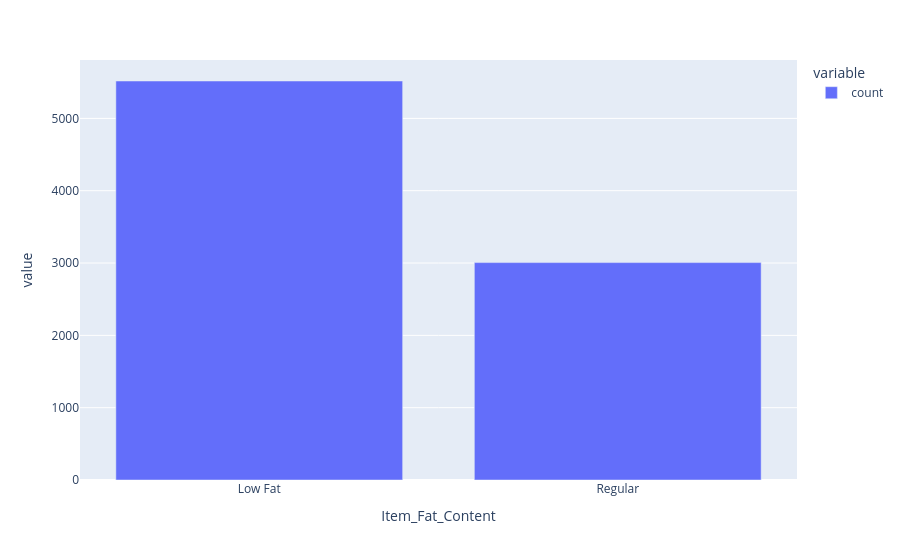
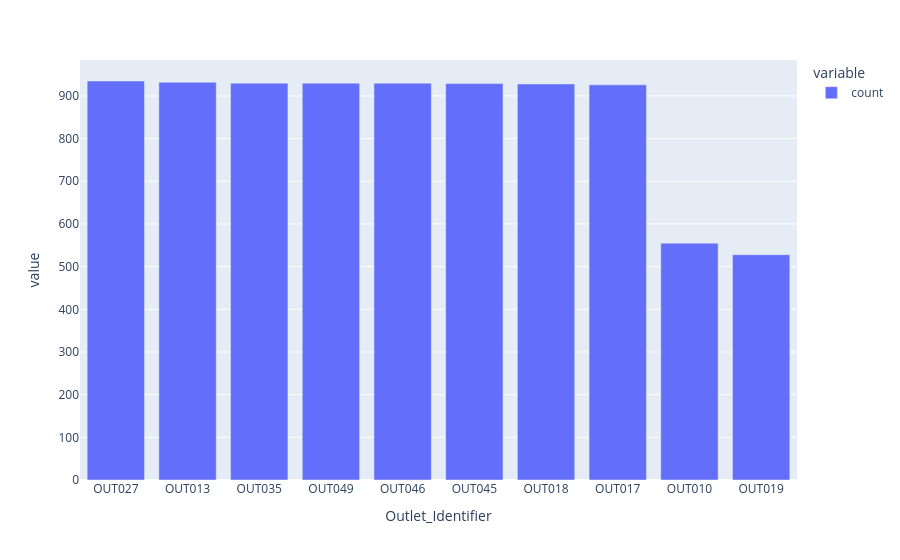
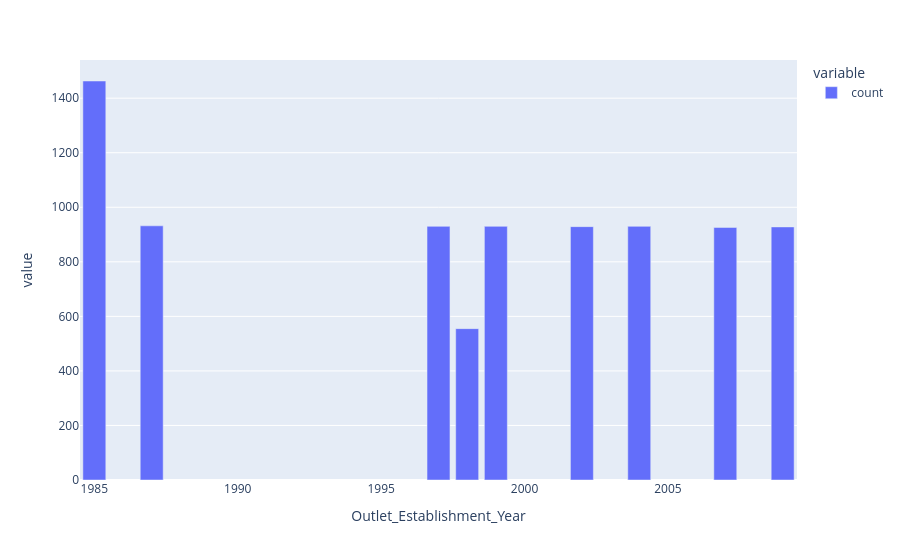
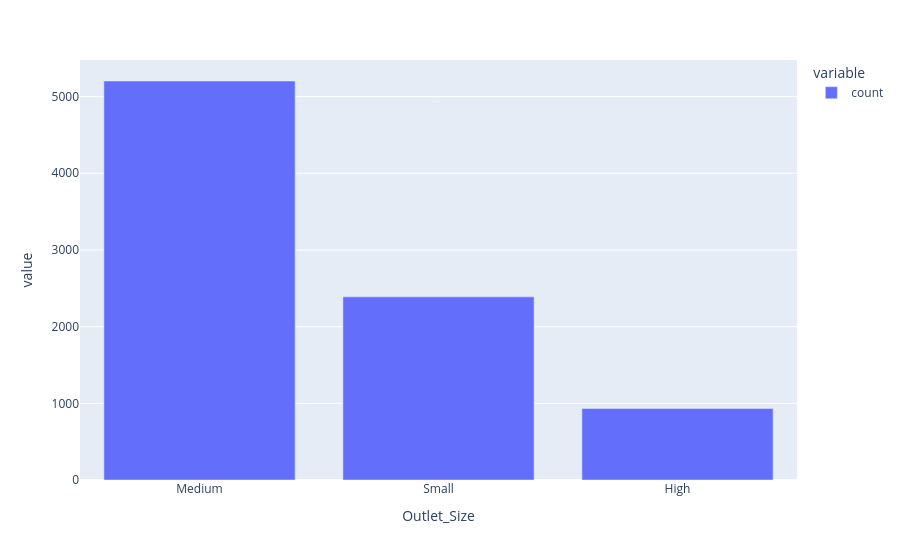

The notebook cell these images were saved under, in order:
### Code cell
for i in cat : 
    e = express.bar(df[i].value_counts()  )   
    e.show()

### Figure 1 — Plotly figure (JSON) as saved in the notebook; plotly's stock layout.template omitted (floating-point values rounded to 4 significant figures)
{"data": [{"hovertemplate": "variable=count<br>Item_Fat_Content=%{x}<br>value=%{y}<extra></extra>", "legendgroup": "count", "marker": {"color": "#636efa", "pattern": {"shape": ""}}, "name": "count", "orientation": "v", "showlegend": true, "textposition": "auto", "type": "bar", "x": ["Low Fat", "Regular"], "xaxis": "x", "y": [5517, 3006], "yaxis": "y"}], "layout": {"autosize": true, "barmode": "relative", "legend": {"title": {"text": "variable"}, "tracegroupgap": 0}, "margin": {"t": 60}, "xaxis": {"anchor": "y", "autorange": true, "domain": [0, 1], "range": [-0.5, 1.5], "title": {"text": "Item_Fat_Content"}, "type": "category"}, "yaxis": {"anchor": "x", "autorange": true, "domain": [0, 1], "range": [0, 5807.0], "title": {"text": "value"}, "type": "linear"}}}

### Figure 2 — Plotly figure (JSON) as saved in the notebook; plotly's stock layout.template omitted (floating-point values rounded to 4 significant figures)
{"data": [{"hovertemplate": "variable=count<br>Outlet_Identifier=%{x}<br>value=%{y}<extra></extra>", "legendgroup": "count", "marker": {"color": "#636efa", "pattern": {"shape": ""}}, "name": "count", "orientation": "v", "showlegend": true, "textposition": "auto", "type": "bar", "x": ["OUT027", "OUT013", "OUT035", "OUT049", "OUT046", "OUT045", "OUT018", "OUT017", "OUT010", "OUT019"], "xaxis": "x", "y": [935, 932, 930, 930, 930, 929, 928, 926, 555, 528], "yaxis": "y"}], "layout": {"autosize": true, "barmode": "relative", "legend": {"title": {"text": "variable"}, "tracegroupgap": 0}, "margin": {"t": 60}, "xaxis": {"anchor": "y", "autorange": true, "domain": [0, 1], "range": [-0.5, 9.5], "title": {"text": "Outlet_Identifier"}, "type": "category"}, "yaxis": {"anchor": "x", "autorange": true, "domain": [0, 1], "range": [0, 984.2], "title": {"text": "value"}, "type": "linear"}}}

### Figure 3 — Plotly figure (JSON) as saved in the notebook; plotly's stock layout.template omitted (floating-point values rounded to 4 significant figures)
{"data": [{"hovertemplate": "variable=count<br>Outlet_Establishment_Year=%{x}<br>value=%{y}<extra></extra>", "legendgroup": "count", "marker": {"color": "#636efa", "pattern": {"shape": ""}}, "name": "count", "orientation": "v", "showlegend": true, "textposition": "auto", "type": "bar", "x": [1985, 1987, 1999, 1997, 2004, 2002, 2009, 2007, 1998], "xaxis": "x", "y": [1463, 932, 930, 930, 930, 929, 928, 926, 555], "yaxis": "y"}], "layout": {"autosize": true, "barmode": "relative", "legend": {"title": {"text": "variable"}, "tracegroupgap": 0}, "margin": {"t": 60}, "xaxis": {"anchor": "y", "autorange": true, "domain": [0, 1], "range": [1984.0, 2010.0], "title": {"text": "Outlet_Establishment_Year"}, "type": "linear"}, "yaxis": {"anchor": "x", "autorange": true, "domain": [0, 1], "range": [0, 1540], "title": {"text": "value"}, "type": "linear"}}}

### Figure 4 — Plotly figure (JSON) as saved in the notebook; plotly's stock layout.template omitted (floating-point values rounded to 4 significant figures)
{"data": [{"hovertemplate": "variable=count<br>Outlet_Size=%{x}<br>value=%{y}<extra></extra>", "legendgroup": "count", "marker": {"color": "#636efa", "pattern": {"shape": ""}}, "name": "count", "orientation": "v", "showlegend": true, "textposition": "auto", "type": "bar", "x": ["Medium", "Small", "High"], "xaxis": "x", "y": [5203, 2388, 932], "yaxis": "y"}], "layout": {"autosize": true, "barmode": "relative", "legend": {"title": {"text": "variable"}, "tracegroupgap": 0}, "margin": {"t": 60}, "xaxis": {"anchor": "y", "autorange": true, "domain": [0, 1], "range": [-0.5, 2.5], "title": {"text": "Outlet_Size"}, "type": "category"}, "yaxis": {"anchor": "x", "autorange": true, "domain": [0, 1], "range": [0, 5477.0], "title": {"text": "value"}, "type": "linear"}}}
